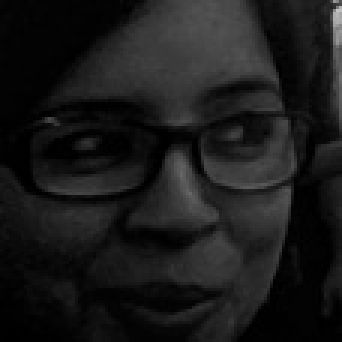
#> input picture ml/dataset/User.10.10.jpg, 114 x 114 px (shown 3 times larger)
$ python -i cascade.py   (imports and definitions only)   (older library calls are emulated)
#> lines starting #> are read from the running program, lines starting #| are printed output that depends on the picture
import numpy as np
import cv2
import os
from PIL import Image
#from settings import BASE_DIR


'''
    Take image as an input
    Detect face
    Crops the face part
    returns cropped face image
'''
def facecrop(image):

    #facedata = BASE_DIR+'/ml/haarcascade_frontalface_default.xml'
	#facedata = 'ml2/haarcascade_frontalface_default.xml'
#> called with image = '../ml/dataset/User.10.10.jpg'
    cascade = cv2.CascadeClassifier('ml2/haarcascade_frontalface_default.xml')
    img = cv2.imread(image)
#> img is the input picture: shape (114, 114, 3); min 0, max 195, mean 26
    minisize = (img.shape[1],img.shape[0])
#> minisize = (114, 114)
    miniframe = cv2.resize(img, minisize)

    faces = cascade.detectMultiScale(miniframe)
#> faces = [[8, 6, 103, 103]]

    for f in faces:
        x, y, w, h = [ v for v in f ]
        cv2.rectangle(img, (x,y), (x+w,y+h), (255,255,255))

        sub_face = img[y:y+h, x:x+w]

        #converts img array into grayscale
        gray_image = cv2.cvtColor(sub_face, cv2.COLOR_BGR2GRAY)
        # Converts np array back into image
        img = Image.fromarray(gray_image)
        # re-sizing to common dimension
        img = img.resize((150,150), Image.ANTIALIAS)
#> this loop made 1 pass
#> pass 1, in facecrop, `sub_face = img[y:y+h, x:x+w]`:
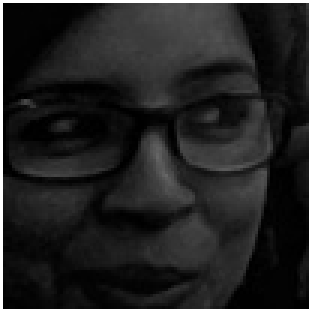
#> sub_face: shape (103, 103, 3) (shown 3 times larger); min 0, max 255, mean 32.1
        #img.save('cropped.jpg')
    return img

#facecrop("ashesh.jpeg").show()

>>> result = facecrop('../ml/dataset/User.10.10.jpg')

$ run again, on ml/dataset/User.10.11.jpg
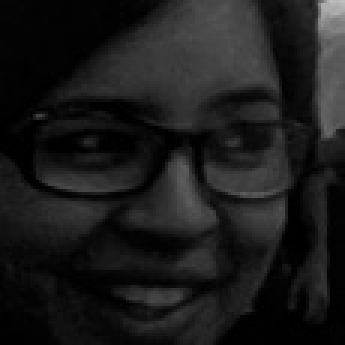
#> input picture ml/dataset/User.10.11.jpg, 115 x 115 px (shown 3 times larger)
#> in facecrop, img is the input picture: shape (115, 115, 3); min 0, max 190, mean 27.1
#> faces = [[7, 7, 103, 103]]
#> the loop in facecrop, `for f in faces:` made 1 pass
#> pass 1, in facecrop, `sub_face = img[y:y+h, x:x+w]`:
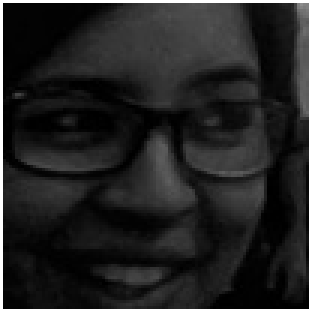
#> sub_face: shape (103, 103, 3) (shown 3 times larger); min 0, max 255, mean 32.5
#> pass 1, in facecrop, `img = img.resize((150,150), Image.ANTIALIAS)`:
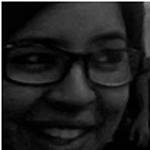
#> img: PIL image 150x150 L; min 0, max 255, mean 32.5

$ run again, on ml/dataset/User.10.13.jpg
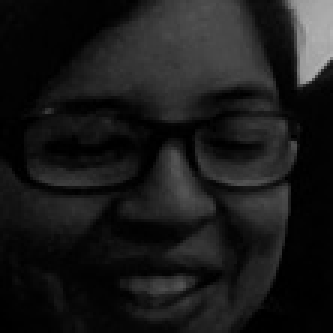
#> input picture ml/dataset/User.10.13.jpg, 111 x 111 px (shown 3 times larger)
#> in facecrop, img is the input picture: shape (111, 111, 3); min 0, max 181, mean 26
#> faces = [[5, 8, 99, 99]]
#> the loop in facecrop, `for f in faces:` made 1 pass
#> pass 1, in facecrop, `sub_face = img[y:y+h, x:x+w]`:
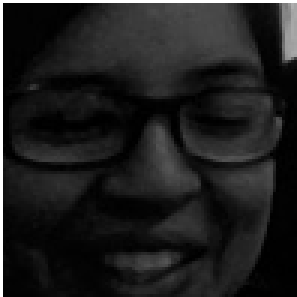
#> sub_face: shape (99, 99, 3) (shown 3 times larger); min 0, max 255, mean 30.4
#> pass 1, in facecrop, `img = img.resize((150,150), Image.ANTIALIAS)`:
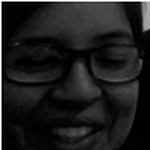
#> img: PIL image 150x150 L; min 0, max 255, mean 30.4
